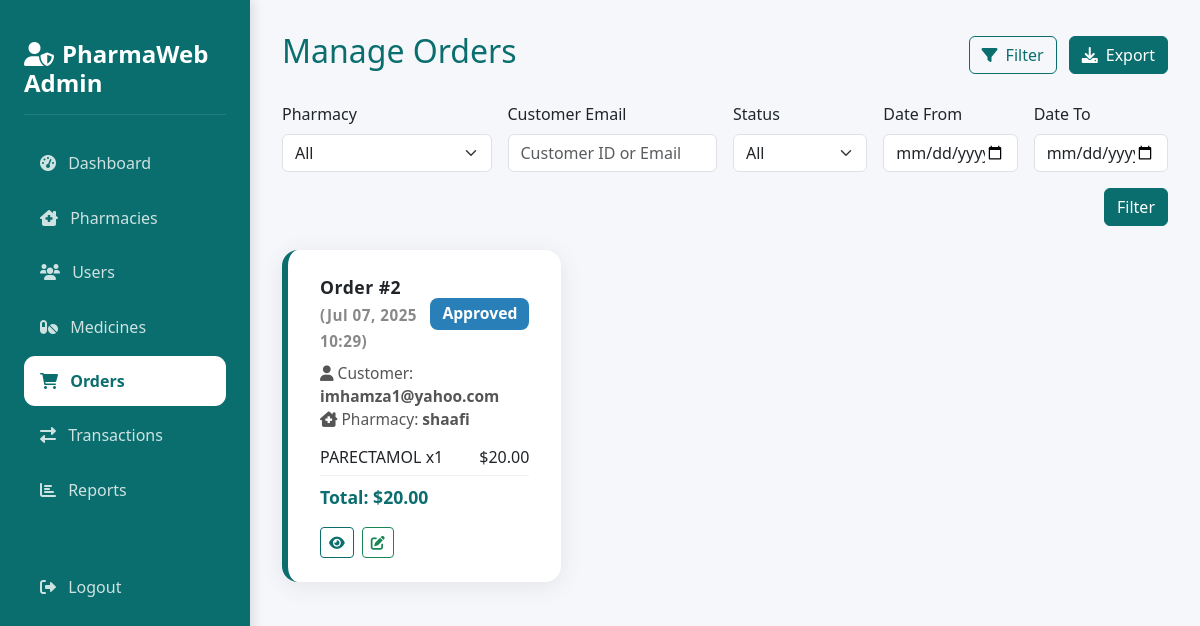
/admin/orders.php (signed in), run on an earlier commit of the app's database.
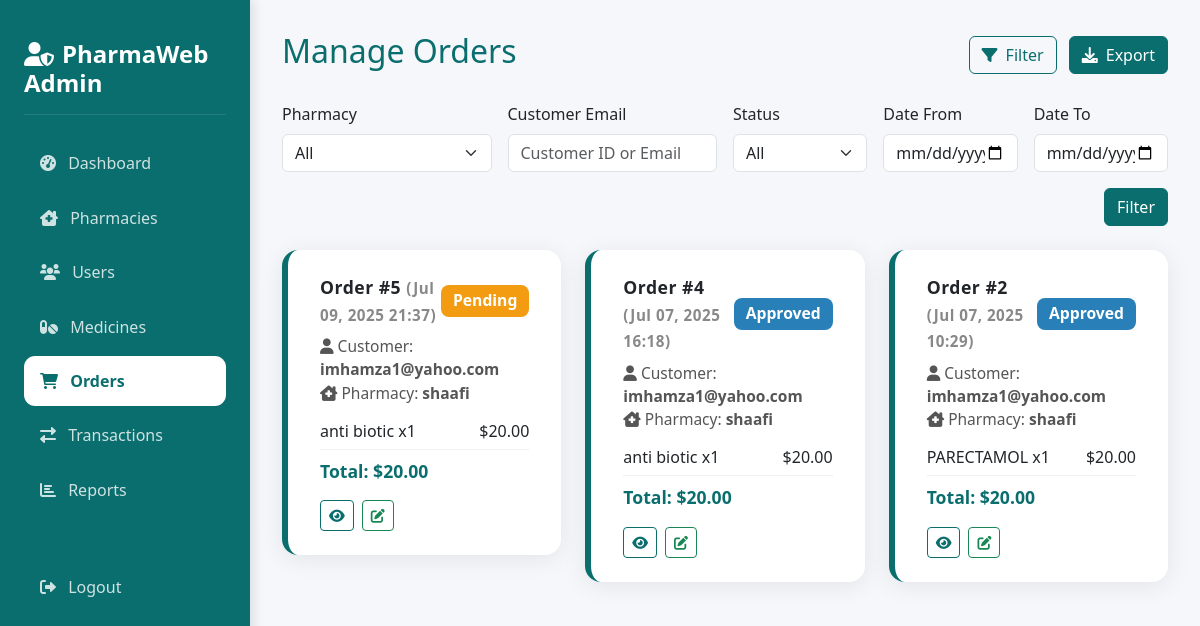
And on a later commit of the database.
### tables this page shows
CREATE TABLE `orders` (
  `id` int(11) NOT NULL,
  `customer_id` int(11) DEFAULT NULL,
  `pharmacy_id` int(11) NOT NULL,
  `prescription_id` int(11) DEFAULT NULL,
  `total_amount` decimal(10,2) NOT NULL,
  `status` enum('pending','approved','rejected','completed','cancelled') DEFAULT 'pending',
  `payment_status` enum('pending','completed','failed') DEFAULT 'pending',
  `payment_method` enum('blockchain','hormuud','evc_plus','cash') DEFAULT 'blockchain',
  `phone_number` varchar(20) DEFAULT NULL,
  `ussd_session_id` varchar(50) DEFAULT NULL,
  `transaction_hash` varchar(255) DEFAULT NULL,
  `created_at` timestamp NOT NULL DEFAULT current_timestamp(),
  `payout_amount` decimal(10,2) DEFAULT NULL,
  `payout_tx_hash` varchar(255) DEFAULT NULL
);

CREATE TABLE `users` (
  `id` int(11) NOT NULL,
  `email` varchar(255) NOT NULL,
  `password` varchar(255) NOT NULL,
  `user_type` enum('admin','pharmacy','customer') NOT NULL,
  `metamask_address` varchar(42) DEFAULT NULL,
  `created_at` timestamp NOT NULL DEFAULT current_timestamp(),
  `updated_at` timestamp NOT NULL DEFAULT current_timestamp() ON UPDATE current_timestamp(),
  `user_hash` varchar(66) DEFAULT NULL,
  `tx_hash` varchar(66) DEFAULT NULL
);

CREATE TABLE `pharmacies` (
  `id` int(11) NOT NULL,
  `user_id` int(11) DEFAULT NULL,
  `pharmacy_name` varchar(255) NOT NULL,
  `address` text NOT NULL,
  `phone` varchar(20) DEFAULT NULL,
  `license_number` varchar(50) DEFAULT NULL,
  `status` enum('active','inactive') DEFAULT 'active',
  `wallet_address` varchar(42) DEFAULT NULL,
  `trust_score` decimal(5,2) DEFAULT 100.00,
  `performance` varchar(255) DEFAULT NULL
);

CREATE TABLE `order_items` (
  `id` int(11) NOT NULL,
  `order_id` int(11) DEFAULT NULL,
  `medicine_id` int(11) DEFAULT NULL,
  `quantity` int(11) NOT NULL,
  `price` decimal(10,2) NOT NULL
);

CREATE TABLE `medicines` (
  `id` int(11) NOT NULL,
  `pharmacy_id` int(11) NOT NULL,
  `name` varchar(255) NOT NULL,
  `description` text DEFAULT NULL,
  `manufacturer` varchar(255) DEFAULT NULL,
  `country_of_origin` varchar(100) DEFAULT NULL,
  `category` varchar(100) DEFAULT NULL,
  `price` decimal(10,2) NOT NULL,
  `stock_quantity` int(11) NOT NULL,
  `expiry_date` date DEFAULT NULL,
  `requires_prescription` tinyint(1) DEFAULT 0,
  `status` enum('active','inactive') DEFAULT 'active',
  `created_at` timestamp NOT NULL DEFAULT current_timestamp(),
  `batch_source_info` varchar(255) DEFAULT NULL
);

### admin/orders.php (the view, shortened to what this page needs)
<?php
require_once '../config/database.php';
$filter_sql = [];
$params = [];
$where = $filter_sql ? 'WHERE ' . implode(' AND ', $filter_sql) : '';
$orders = $conn->prepare("
    SELECT o.*, u.email as customer_email, p.pharmacy_name
    FROM orders o
    LEFT JOIN users u ON o.customer_id = u.id
    LEFT JOIN pharmacies p ON o.pharmacy_id = p.id
    $where
    ORDER BY o.created_at DESC
");
$orders->execute($params);
$orders = $orders->fetchAll();
?>
<!DOCTYPE html>
<html lang="en">
<head>
    <link href="https://cdn.jsdelivr.net/npm/bootstrap@5.3.0/dist/css/bootstrap.min.css" rel="stylesheet">
    <link href="https://cdnjs.cloudflare.com/ajax/libs/font-awesome/6.0.0/css/all.min.css" rel="stylesheet">
    <link href="../assets/css/theme.css" rel="stylesheet">
</head>
<body>
    <div class="sidebar">
        <div class="sidebar-header">
            <h4><i class="fas fa-user-shield me-2"></i>PharmaWeb Admin</h4>
        </div>
        <nav>
            <a href="dashboard.php" class="nav-link">
                <i class="fas fa-tachometer-alt me-2"></i> Dashboard
            </a>
            <a href="pharmacies.php" class="nav-link">
                <i class="fas fa-clinic-medical me-2"></i> Pharmacies
            </a>
            <a href="users.php" class="nav-link">
                <i class="fas fa-users me-2"></i> Users
            </a>
            <a href="medicines.php" class="nav-link">
                <i class="fas fa-pills me-2"></i> Medicines
            </a>
            <a href="orders.php" class="nav-link active">
                <i class="fas fa-shopping-cart me-2"></i> Orders
            </a>
            <a href="transactions.php" class="nav-link">
                <i class="fas fa-exchange-alt me-2"></i> Transactions
            </a>
            <a href="reports.php" class="nav-link">
                <i class="fas fa-chart-bar me-2"></i> Reports
            </a>
            <a href="../logout.php" class="nav-link mt-5">
                <i class="fas fa-sign-out-alt me-2"></i> Logout
            </a>
        </nav>
    </div>
    <div class="main-content">
        <div class="d-flex justify-content-between align-items-center mb-4">
            <h2>Manage Orders</h2>
            <div>
                <button class="btn btn-outline-primary me-2" data-bs-toggle="modal" data-bs-target="#filterModal">
                    <i class="fas fa-filter me-2"></i>Filter
                </button>
                <button class="btn btn-primary" data-bs-toggle="modal" data-bs-target="#exportModal">
                    <i class="fas fa-download me-2"></i>Export
                </button>
            </div>
        </div>
        <form method="GET" class="row g-3 mb-4">
            <div class="col-md-3">
                <label class="form-label">Pharmacy</label>
                <select name="pharmacy_id" class="form-select">
                    <option value="">All</option>
                </select>
            </div>
            <div class="col-md-3">
                <label class="form-label">Customer Email</label>
                <input type="text" name="customer_id" class="form-control" placeholder="Customer ID or Email" value="<?php echo $_GET['customer_id'] ?? ''; ?>">
            </div>
            <div class="col-md-2">
                <label class="form-label">Status</label>
                <select name="status" class="form-select">
                    <option value="">All</option>
                </select>
            </div>
            <div class="col-md-2">
                <label class="form-label">Date From</label>
                <input type="date" name="date_from" class="form-control" value="<?php echo $_GET['date_from'] ?? ''; ?>">
            </div>
            <div class="col-md-2">
                <label class="form-label">Date To</label>
                <input type="date" name="date_to" class="form-control" value="<?php echo $_GET['date_to'] ?? ''; ?>">
            </div>
            <div class="col-md-12 text-end align-self-end">
                <button type="submit" class="btn btn-primary">Filter</button>
            </div>
        </form>
        <div class="row g-4">
            <?php foreach ($orders as $order): ?>
                <div class="col-md-6 col-lg-4">
                    <div class="admin-order-card">
                        <div class="admin-order-header">
                            <div class="admin-order-title">Order #<?php echo $order['id']; ?> <span class="admin-order-date">(<?php echo date('M d, Y H:i', strtotime($order['created_at'])); ?>)</span></div>
                            <span class="admin-order-status <?php echo strtolower($order['status']); ?>"><?php echo ucfirst($order['status']); ?></span>
                        </div>
                        <div class="admin-order-info">
                            <i class="fas fa-user me-1"></i>Customer: <b><?php echo htmlspecialchars($order['customer_email']); ?></b><br>
                            <i class="fas fa-clinic-medical me-1"></i>Pharmacy: <b><?php echo htmlspecialchars($order['pharmacy_name']); ?></b>
                        </div>
                        <div class="admin-order-items">
                            <?php
                            $items = $conn->query("SELECT oi.*, m.name as medicine_name FROM order_items oi JOIN medicines m ON oi.medicine_id = m.id WHERE oi.order_id = " . $order['id'])->fetchAll();
                            foreach ($items as $item): ?>
                                <div class="admin-order-item">
                                    <span><?php echo htmlspecialchars($item['medicine_name']); ?> x<?php echo $item['quantity']; ?></span>
                                    <span>$<?php echo number_format($item['price'] * $item['quantity'], 2); ?></span>
                                </div>
                            <?php endforeach; ?>
                        </div>
                        <div class="admin-order-total">Total: $<?php echo number_format($order['total_amount'], 2); ?></div>
                        <div class="admin-order-actions">
                            <button class="btn btn-sm btn-outline-primary" data-bs-toggle="modal" data-bs-target="#viewOrderModal<?php echo $order['id']; ?>">
                                <i class="fas fa-eye"></i>
                            </button>
                            <button class="btn btn-sm btn-outline-success" data-bs-toggle="modal" data-bs-target="#updateStatusModal<?php echo $order['id']; ?>">
                                <i class="fas fa-edit"></i>
                            </button>
                        </div>
                    </div>
                </div>
            <?php endforeach; ?>
        </div>
    </div>
</body>
</html>

### assets/css/theme.css (style rules this page uses)
:root { --sidebar-width: 250px; --primary-color: #0b6e6e; --primary-light: #a78bfa; --primary-dark: #085353; --success-color: #10b981; --warning-color: #f59e42; --danger-color: #e53e3e; --info-color: #3498db; --sidebar-bg: linear-gradient(135deg, var(--primary-dark) 0%, var(--primary-color) 100%); }
body { font-family: 'Segoe UI', Tahoma, Geneva, Verdana, sans-serif; background: #f6f7fb; min-height: 100vh; }
.sidebar { width: var(--sidebar-width); position: fixed; top: 0; left: 0; height: 100vh; background: var(--sidebar-bg); color: white; padding: 1.5rem; box-shadow: 4px 0 10px rgba(0,0,0,0.1); }
.main-content { margin-left: var(--sidebar-width); padding: 2rem; }
.sidebar-header { padding: 1rem 0; border-bottom: 1px solid rgba(255,255,255,0.1); margin-bottom: 1.5rem; }
.sidebar-header h4 { font-weight: 700; color: white; margin: 0; }
.nav-link { color: rgba(255,255,255,0.8); padding: 0.8rem 1rem; border-radius: 0.7rem; margin: 0.3rem 0; transition: all 0.3s; }
.nav-link.active { background: white; color: var(--primary-color); font-weight: 600; }

### admin/orders.php (style rules this page uses)
:root { --primary: #0b6e6e; --primary-light: #0b6e6e; --primary-dark: #0b6e6e; --accent: #0b6e6e; --text-light: #0b6e6e; }
.btn-primary { background: #0b6e6e; border-color: #0b6e6e; color: #fff; transition: all 0.3s ease; }
.btn-outline-primary { border-color: #0b6e6e; color: #0b6e6e; transition: all 0.3s ease; }
h2, h3, h4, h5, h6 { color: #0b6e6e; }
.admin-order-card { background: #fff; border-radius: 16px; box-shadow: 0 4px 24px rgba(0,0,0,0.08); padding: 1.5rem 2rem; margin-bottom: 2rem; border-left: 6px solid #0b6e6e; }
.admin-order-header { display: flex; justify-content: space-between; align-items: center; margin-bottom: 0.5rem; }
.admin-order-title { font-weight: 700; font-size: 1.1rem; letter-spacing: 0.5px; }
.admin-order-status { font-weight: 600; padding: 4px 12px; border-radius: 8px; color: #fff; background: #218c74; font-size: 0.98rem; text-transform: capitalize; }
.admin-order-status.pending { background: #f39c12; }
.admin-order-status.approved { background: #2980b9; }
.admin-order-info { color: #555; font-size: 0.97rem; margin-bottom: 0.5rem; }
.admin-order-items { margin-top: 0.5rem; }
.admin-order-item { display: flex; justify-content: space-between; border-bottom: 1px solid #f1f1f1; padding: 6px 0; }
.admin-order-total { font-weight: bold; font-size: 1.1rem; color: #0b6e6e; margin-top: 0.5rem; }
.admin-order-date { color: #888; font-size: 0.95rem; }
.admin-order-actions { margin-top: 1rem; display: flex; gap: 0.5rem; }

What changed in the data, as far as the page shows it:
added orders: id "5", created_at "Jul 09, 2025 21:37", status "Pending", customer.email "imhamza1@yahoo.com", pharmacy.pharmacy_name "shaafi", total_amount "20.00"
added order_items: medicine.name "anti biotic", quantity "1", $item['price']*$item['quantity'] "20.00", shown under "5"
added orders: id "4", created_at "Jul 07, 2025 16:18", status "Approved", customer.email "imhamza1@yahoo.com", pharmacy.pharmacy_name "shaafi", total_amount "20.00"
added order_items: medicine.name "anti biotic", quantity "1", $item['price']*$item['quantity'] "20.00", shown under "4"
